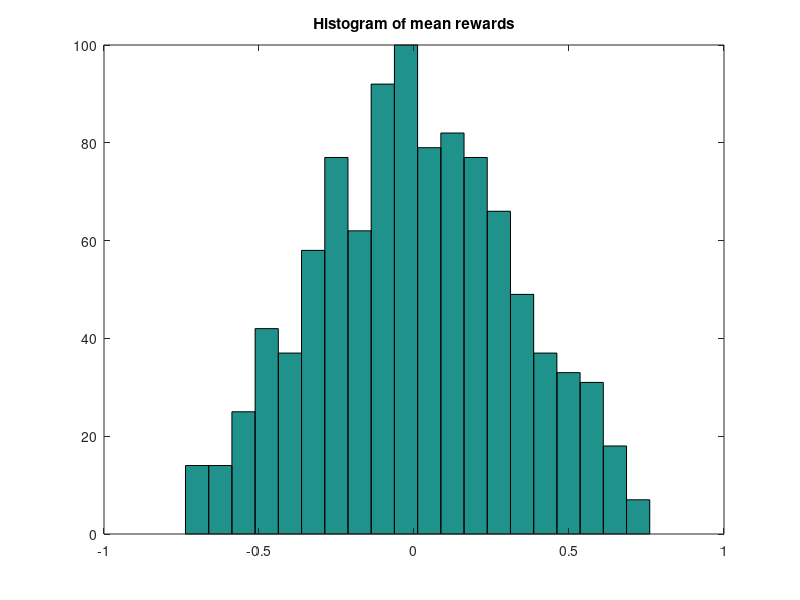

The MATLAB source for this figure: (Note: this script raises an error after producing the figure.)
%% Problem setup
NbArms1 = 1000;
Arms = cell(1, NbArms1);
d = 10;
seed = 1;
rng(seed);
for i=1:NbArms1
    Arms{i} = 10 * rand(d, 1) - 5;
    Arms{i} = Arms{i} / norm(Arms{i});
end

theta1 = rand(d,1);
theta1 = theta1 / norm(theta1);
true_rewards_exp = zeros(1, NbArms1);
for i=1:NbArms1
    true_rewards_exp(i)= Arms{i}'*theta1;
end
hist(true_rewards_exp, 20);
title('Histogram of mean rewards');
[best_rew, best_arm] = max(true_rewards_exp);

sigma_noise = 1;
T = 10000; % horizon
delta = 0.05; % concentration inequality holds with proba 1-delta
alpha = 1 + sqrt(log(2/delta)/2);
% Nb_arms1 articles, nb_samples tested at each iteration
nb_samples = 100;

%% LinUCB
[rew_lin,draws_lin,reg_lin,theta_estim_lin, Na_lin, Sa_lin] = linUCB(T, alpha, Arms, theta1, sigma_noise, nb_samples, seed);
regret_lin = cumsum(reg_lin);
[most_pulls, most_pulled_arm] = max(Na_lin);% was the best arm, the most pulled one ?
most_pulled_arm_rew = true_rewards_exp(most_pulled_arm); % to be compared with best rew
best_arm_pulls = Na_lin(best_arm); % best arm pulled ? times
figure
plot(1:T, regret_lin)
legend('LinUCB')

%% Naive: linUCB with alpha = 0
[rew_naive,draws_naive,reg_naive,theta_estim_naive, Na_naive, Sa_naive] = linUCB(T, 0, Arms, theta1, sigma_noise, nb_samples, seed);
regret_naive = cumsum(reg_naive);
[most_pulls_naive, most_pulled_arm_naive] = max(Na_naive); % was the best arm, the most pulled one ?
most_pulled_arm_rew_naive = true_rewards_exp(most_pulled_arm_naive); % to be compared with best rew
best_arm_pulls_naive = Na_naive(best_arm); % best arm pulled ? times
figure;
plot(1:T, regret_naive)
legend('Naive')

%% Influence of the exploration rate alpha
nb_alphas = 10;
alpha_range = logsample(.01, 3, nb_alphas);
regret_alpha = zeros(nb_alphas,T);
legendInfo = cell(1, nb_alphas+1);
legendInfo{1}= 'Regret for naive';
i = 1;
for alpha = alpha_range
    [rew_alpha,draws_alpha,reg_alpha,theta_estim_alpha, Na_alpha, Sa_alpha] = linUCB(T, alpha, Arms, theta1, sigma_noise, nb_samples, seed);
    regret_alpha(i,:) = cumsum(reg_alpha);
    legendInfo{i+1} = sprintf('Regret for linUCB with alpha = %f', alpha);
    
    i = i+1
end

figure;
hold on
plot(1:T, regret_naive)
plot(1:T,regret_alpha(:,1:T))
plot(1:T, sqrt(1:T), 'k', 'LineWidth',2)
legend(legendInfo,'Location','northwest')
hold off

%select the alpha which gives the smallest regret at horizon :
[alpha_best_val, alpha_best_idx] = min(regret_alpha(:,T));
alpha_best = alpha_range(alpha_best_idx);

%% Disjoint Linear Model
thetas = rand(d, NbArms1);
for k = 1:NbArms1
    thetas(:, k) = thetas(:, k)/norm(thetas(:, k));
end

true_rewards_exp_mul = zeros(1, NbArms1);
for i=1:NbArms1
    true_rewards_exp_mul(i)= Arms{i}'*thetas(:, i);
end

[best_rew_mul, best_arm_mul] = max(true_rewards_exp_mul);

nb_samples = 100;
[rew_linmul,draws_linmul,reg_linmul,Na_linmul, Sa_linmul] = linUCB_multipletheta(T, alpha, Arms, thetas, sigma_noise, nb_samples);
regret_linmul = cumsum(reg_linmul);
[most_pulls_mul, most_pulled_arm_mul] = max(Na_linmul); % was the best arm, the most pulled one ?
most_pulled_arm_rew_mul = true_rewards_exp_mul(most_pulled_arm_mul); % to be compared with best rew
best_arm_pulls_mul = Na_linmul(best_arm_mul); % best arm pulled ? times
figure;
plot(1:T, regret_linmul)
legend('LinUCB for disjoint linear model')

%% OFUL
[rew_oful,draws_oful,reg_oful,theta_estim_oful,Na_oful,Sa_oful] = OFUL(T, delta, Arms, theta1, sigma_noise, nb_samples, 1, seed);
regret_oful = cumsum(reg_oful);
[most_pulls_oful, most_pulled_arm_oful] = max(Na_oful); % was the best arm, the most pulled one ?
most_pulled_arm_rew_oful = true_rewards_exp(most_pulled_arm_oful); % to be compared with best rew
best_arm_pulls_oful = Na_oful(best_arm); % best arm pulled ? times
figure;
plot(1:T, regret_oful)
legend('OFUL')

%% Thompson Sampling
[rew_thom,draws_thom,reg_thom,Na_thom,Sa_thom] = Thompson(T, delta, Arms, theta1, sigma_noise, nb_samples, seed);
regret_thom = cumsum(reg_thom);
[most_pulls_thom, most_pulled_arm_thom] = max(Na_thom); % was the best arm, the most pulled one ?
most_pulled_arm_rew_thom = true_rewards_exp(most_pulled_arm_thom); % to be compared with best rew
best_arm_pulls_thom = Na_thom(best_arm); % best arm pulled ? times
figure;
plot(1:T,regret_thom)
legend('Thompson Sampling')

%% All together
figure;
plot(1:T, regret_lin)
plot(1:T, regret_naive)
plot(1:T, regret_oful)
plot(1:T, regret_thom)
legend('LinUCB', 'naive', 'OFUL', 'Thompson Sampling')
hold off